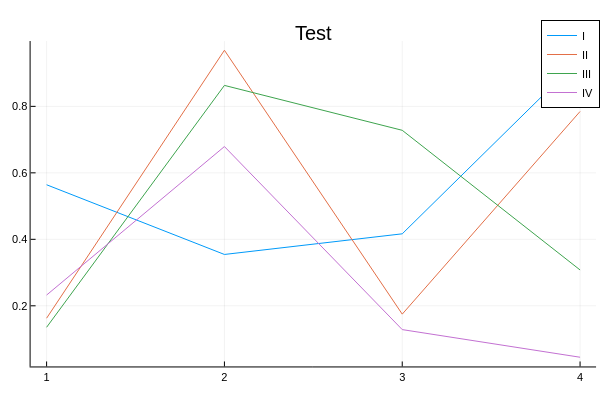

The code cell stored with this chart in its notebook:
### Code cell


### Figure 1 — Plotly figure (JSON) as saved in the notebook; plotly's stock layout.template omitted (floating-point values rounded to 4 significant figures)
{"data": [{"colorbar": {"title": ""}, "legendgroup": "I", "line": {"color": "rgba(0, 154, 250, 1.000)", "dash": "solid", "shape": "linear", "width": 1}, "mode": "lines", "name": "I", "showlegend": true, "type": "scatter", "x": [1, 2, 3, 4], "xaxis": "x1", "y": [0.5641, 0.3545, 0.4165, 0.9429], "yaxis": "y1", "zmax": null, "zmin": null}, {"colorbar": {"title": ""}, "legendgroup": "II", "line": {"color": "rgba(227, 111, 71, 1.000)", "dash": "solid", "shape": "linear", "width": 1}, "mode": "lines", "name": "II", "showlegend": true, "type": "scatter", "x": [1, 2, 3, 4], "xaxis": "x1", "y": [0.1627, 0.9688, 0.175, 0.7846], "yaxis": "y1", "zmax": null, "zmin": null}, {"colorbar": {"title": ""}, "legendgroup": "III", "line": {"color": "rgba(62, 164, 78, 1.000)", "dash": "solid", "shape": "linear", "width": 1}, "mode": "lines", "name": "III", "showlegend": true, "type": "scatter", "x": [1, 2, 3, 4], "xaxis": "x1", "y": [0.1354, 0.863, 0.728, 0.3078], "yaxis": "y1", "zmax": null, "zmin": null}, {"colorbar": {"title": ""}, "legendgroup": "IV", "line": {"color": "rgba(195, 113, 210, 1.000)", "dash": "solid", "shape": "linear", "width": 1}, "mode": "lines", "name": "IV", "showlegend": true, "type": "scatter", "x": [1, 2, 3, 4], "xaxis": "x1", "y": [0.2323, 0.6791, 0.1284, 0.04526], "yaxis": "y1", "zmax": null, "zmin": null}], "layout": {"annotations": [{"font": {"color": "rgba(0, 0, 0, 1.000)", "family": "sans-serif", "size": 20}, "rotation": 0, "showarrow": false, "text": "Test", "x": 0.5222, "xanchor": "center", "xref": "paper", "y": 1, "yanchor": "top", "yref": "paper"}], "height": 400, "legend": {"bgcolor": "rgba(255, 255, 255, 1.000)", "bordercolor": "rgba(0, 0, 0, 1.000)", "borderwidth": 1, "font": {"color": "rgba(0, 0, 0, 1.000)", "family": "sans-serif", "size": 11}, "tracegroupgap": 0, "traceorder": "normal", "x": 1, "xanchor": "auto", "y": 1, "yanchor": "auto"}, "margin": {"b": 20, "l": 0, "r": 0, "t": 20}, "paper_bgcolor": "rgba(255, 255, 255, 1.000)", "plot_bgcolor": "rgba(255, 255, 255, 1.000)", "showlegend": true, "width": 600, "xaxis": {"anchor": "y1", "domain": [0.05101, 0.9934], "gridcolor": "rgba(0, 0, 0, 0.100)", "gridwidth": 0.5, "linecolor": "rgba(0, 0, 0, 1.000)", "mirror": false, "range": [0.91, 4.09], "showgrid": true, "showline": true, "showticklabels": true, "tickangle": 0, "tickcolor": "rgb(0, 0, 0)", "tickfont": {"color": "rgba(0, 0, 0, 1.000)", "family": "sans-serif", "size": 11}, "tickmode": "array", "ticks": "inside", "ticktext": ["1", "2", "3", "4"], "tickvals": [1, 2, 3, 4], "title": "", "titlefont": {"color": "rgba(0, 0, 0, 1.000)", "family": "sans-serif", "size": 15}, "type": "-", "visible": true, "zeroline": false, "zerolinecolor": "rgba(0, 0, 0, 1.000)"}, "yaxis": {"anchor": "x1", "domain": [0.03762, 0.9415], "gridcolor": "rgba(0, 0, 0, 0.100)", "gridwidth": 0.5, "linecolor": "rgba(0, 0, 0, 1.000)", "mirror": false, "range": [0.01755, 0.9965], "showgrid": true, "showline": true, "showticklabels": true, "tickangle": 0, "tickcolor": "rgb(0, 0, 0)", "tickfont": {"color": "rgba(0, 0, 0, 1.000)", "family": "sans-serif", "size": 11}, "tickmode": "array", "ticks": "inside", "ticktext": ["0.2", "0.4", "0.6", "0.8"], "tickvals": [0.2, 0.4, 0.6, 0.8], "title": "", "titlefont": {"color": "rgba(0, 0, 0, 1.000)", "family": "sans-serif", "size": 15}, "type": "-", "visible": true, "zeroline": false, "zerolinecolor": "rgba(0, 0, 0, 1.000)"}}}
